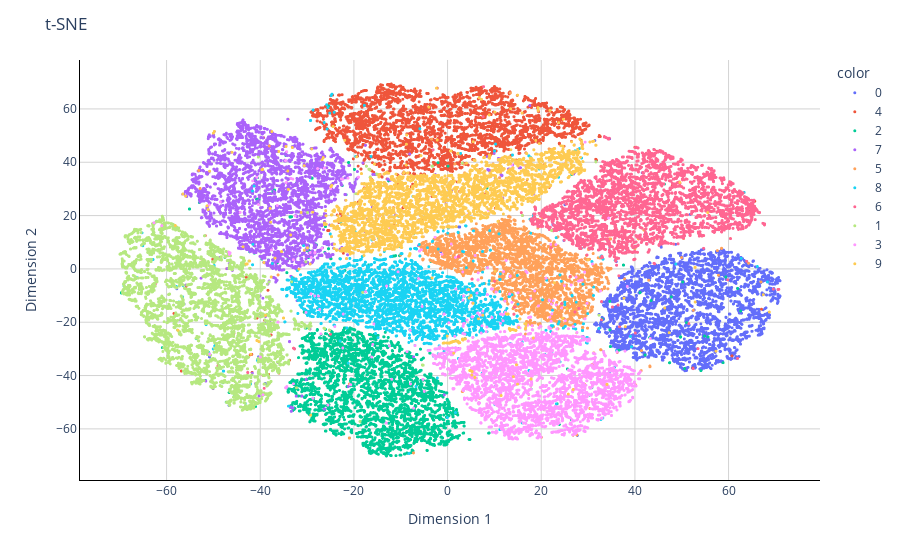

Notebook cell for this chart:
### Code cell
import plotly.express as px

fig = px.scatter(None, x=X_embedded[:,0], y=X_embedded[:,1],
labels={"x": "Dimension 1","y": "Dimension 2",},
opacity=1, color=y_train.astype(str))
fig.update_layout(dict(plot_bgcolor = 'white'))
fig.update_xaxes(showgrid=True, gridwidth=1, gridcolor='lightgrey',
zeroline=True, zerolinewidth=1, zerolinecolor='lightgrey',
showline=True, linewidth=1, linecolor='black')

fig.update_yaxes(showgrid=True, gridwidth=1, gridcolor='lightgrey',
zeroline=True, zerolinewidth=1, zerolinecolor='lightgrey',
showline=True, linewidth=1, linecolor='black')

fig.update_layout(title_text="t-SNE")
fig.update_traces(marker=dict(size=3))

fig.show()

### Figure 1 — Plotly figure (JSON) as saved in the notebook; plotly's stock layout.template omitted (floating-point values rounded to 4 significant figures; data arrays with more than 128 entries replaced by an {"elided": "..."} marker saying what was removed)
{"data": [{"hovertemplate": "color=0<br>Dimension 1=%{x}<br>Dimension 2=%{y}<extra></extra>", "legendgroup": "0", "marker": {"color": "#636efa", "opacity": 1, "size": 3, "symbol": "circle"}, "mode": "markers", "name": "0", "showlegend": true, "type": "scattergl", "x": {"elided": "4845 float values"}, "xaxis": "x", "y": {"elided": "4845 float values"}, "yaxis": "y"}, {"hovertemplate": "color=4<br>Dimension 1=%{x}<br>Dimension 2=%{y}<extra></extra>", "legendgroup": "4", "marker": {"color": "#EF553B", "opacity": 1, "size": 3, "symbol": "circle"}, "mode": "markers", "name": "4", "showlegend": true, "type": "scattergl", "x": {"elided": "4888 float values"}, "xaxis": "x", "y": {"elided": "4888 float values"}, "yaxis": "y"}, {"hovertemplate": "color=2<br>Dimension 1=%{x}<br>Dimension 2=%{y}<extra></extra>", "legendgroup": "2", "marker": {"color": "#00cc96", "opacity": 1, "size": 3, "symbol": "circle"}, "mode": "markers", "name": "2", "showlegend": true, "type": "scattergl", "x": {"elided": "4857 float values"}, "xaxis": "x", "y": {"elided": "4857 float values"}, "yaxis": "y"}, {"hovertemplate": "color=7<br>Dimension 1=%{x}<br>Dimension 2=%{y}<extra></extra>", "legendgroup": "7", "marker": {"color": "#ab63fa", "opacity": 1, "size": 3, "symbol": "circle"}, "mode": "markers", "name": "7", "showlegend": true, "type": "scattergl", "x": {"elided": "5045 float values"}, "xaxis": "x", "y": {"elided": "5045 float values"}, "yaxis": "y"}, {"hovertemplate": "color=5<br>Dimension 1=%{x}<br>Dimension 2=%{y}<extra></extra>", "legendgroup": "5", "marker": {"color": "#FFA15A", "opacity": 1, "size": 3, "symbol": "circle"}, "mode": "markers", "name": "5", "showlegend": true, "type": "scattergl", "x": {"elided": "4398 float values"}, "xaxis": "x", "y": {"elided": "4398 float values"}, "yaxis": "y"}, {"hovertemplate": "color=8<br>Dimension 1=%{x}<br>Dimension 2=%{y}<extra></extra>", "legendgroup": "8", "marker": {"color": "#19d3f3", "opacity": 1, "size": 3, "symbol": "circle"}, "mode": "markers", "name": "8", "showlegend": true, "type": "scattergl", "x": {"elided": "4833 float values"}, "xaxis": "x", "y": {"elided": "4833 float values"}, "yaxis": "y"}, {"hovertemplate": "color=6<br>Dimension 1=%{x}<br>Dimension 2=%{y}<extra></extra>", "legendgroup": "6", "marker": {"color": "#FF6692", "opacity": 1, "size": 3, "symbol": "circle"}, "mode": "markers", "name": "6", "showlegend": true, "type": "scattergl", "x": {"elided": "4788 float values"}, "xaxis": "x", "y": {"elided": "4788 float values"}, "yaxis": "y"}, {"hovertemplate": "color=1<br>Dimension 1=%{x}<br>Dimension 2=%{y}<extra></extra>", "legendgroup": "1", "marker": {"color": "#B6E880", "opacity": 1, "size": 3, "symbol": "circle"}, "mode": "markers", "name": "1", "showlegend": true, "type": "scattergl", "x": {"elided": "5513 float values"}, "xaxis": "x", "y": {"elided": "5513 float values"}, "yaxis": "y"}, {"hovertemplate": "color=3<br>Dimension 1=%{x}<br>Dimension 2=%{y}<extra></extra>", "legendgroup": "3", "marker": {"color": "#FF97FF", "opacity": 1, "size": 3, "symbol": "circle"}, "mode": "markers", "name": "3", "showlegend": true, "type": "scattergl", "x": {"elided": "4965 float values"}, "xaxis": "x", "y": {"elided": "4965 float values"}, "yaxis": "y"}, {"hovertemplate": "color=9<br>Dimension 1=%{x}<br>Dimension 2=%{y}<extra></extra>", "legendgroup": "9", "marker": {"color": "#FECB52", "opacity": 1, "size": 3, "symbol": "circle"}, "mode": "markers", "name": "9", "showlegend": true, "type": "scattergl", "x": {"elided": "4868 float values"}, "xaxis": "x", "y": {"elided": "4868 float values"}, "yaxis": "y"}], "layout": {"legend": {"title": {"text": "color"}, "tracegroupgap": 0}, "margin": {"t": 60}, "plot_bgcolor": "white", "title": {"text": "t-SNE"}, "xaxis": {"anchor": "y", "domain": [0, 1], "gridcolor": "lightgrey", "gridwidth": 1, "linecolor": "black", "linewidth": 1, "showgrid": true, "showline": true, "title": {"text": "Dimension 1"}, "zeroline": true, "zerolinecolor": "lightgrey", "zerolinewidth": 1}, "yaxis": {"anchor": "x", "domain": [0, 1], "gridcolor": "lightgrey", "gridwidth": 1, "linecolor": "black", "linewidth": 1, "showgrid": true, "showline": true, "title": {"text": "Dimension 2"}, "zeroline": true, "zerolinecolor": "lightgrey", "zerolinewidth": 1}}}
